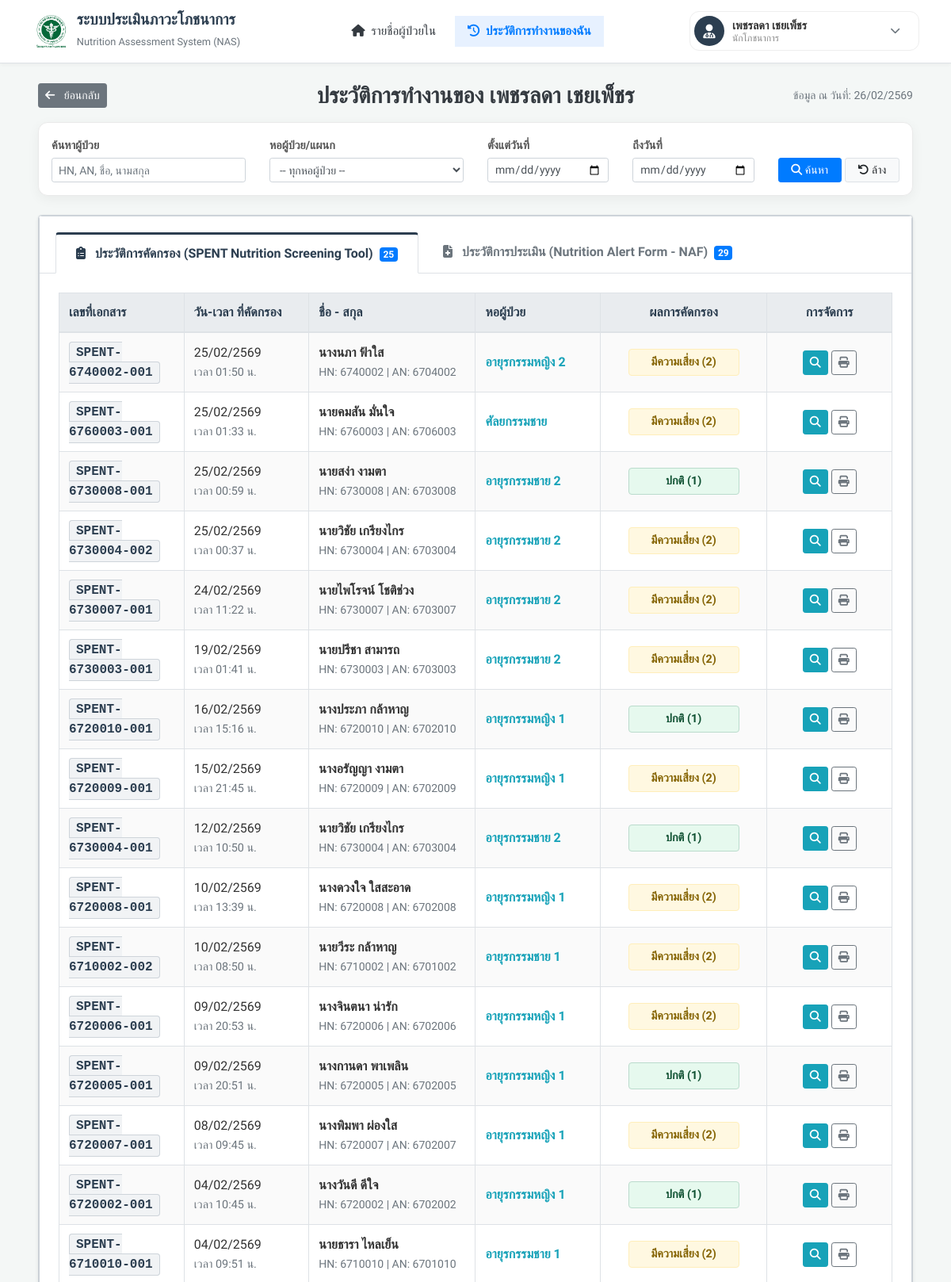
Screenshot of /nutrition_form_history.php (signed in, upper part) with the database file from the repository.
### tables this page shows
CREATE TABLE `nutrition_screening` (
  `nutrition_screening_id` int(11) NOT NULL COMMENT 'รหัสลำดับการคัดกรอง',
  `doc_no` varchar(20) NOT NULL COMMENT 'เลขที่เอกสารการคัดกรอง',
  `admissions_an` varchar(20) NOT NULL COMMENT 'รหัส AN',
  `patient_hn` varchar(20) NOT NULL COMMENT 'รหัส HN',
  `nutritionist_id` int(11) DEFAULT NULL COMMENT 'รหัสผู้ทำการคัดกรอง',
  `nutrition_screening_datetime` datetime NOT NULL COMMENT 'วันและเวลาที่ทำการคัดกรองภาวะโภชนาการ',
  `nutrition_screening_seq` int(11) DEFAULT 1 COMMENT 'ลำดับครั้งที่คัดกรองของการเข้ารับการรักษารอบนี้ ',
  `initial_diagnosis` varchar(255) DEFAULT NULL COMMENT 'การวินิจฉัยโรคเบื้องต้น',
  `present_weight` decimal(5,2) DEFAULT NULL COMMENT 'น้ำหนักตัวปัจจุบัน (กิโลกรัม)',
  `normal_weight` decimal(5,2) DEFAULT NULL COMMENT 'น้ำหนักตัวปกติ (กิโลกรัม)',
  `height` decimal(5,2) DEFAULT NULL COMMENT 'ส่วนสูงของผู้ป่วย (เซนติเมตร)',
  `bmi` decimal(5,2) DEFAULT NULL COMMENT 'ค่าดัชนีมวลกาย (BMI) ที่คำนวณได้',
  `weight_method` varchar(100) DEFAULT NULL COMMENT 'วิธีการที่ได้น้ำหนักมา',
  `q1_weight_loss` int(11) DEFAULT NULL COMMENT 'คะแนนคำถาม Q1: น้ำหนักลดลงโดยไม่ได้ตั้งใจ (1 = ใช่, 0 = ไม่ใช่)',
  `q2_eat_less` int(11) DEFAULT NULL COMMENT 'คะแนนคำถาม Q2: รับประทานอาหารได้น้อยลง (1 = ใช่, 0 = ไม่ใช่)',
  `q3_bmi_abnormal` int(11) DEFAULT NULL COMMENT 'คะแนนคำถาม Q3: BMI ต่ำกว่าเกณฑ์มาตรฐาน (1 = ใช่, 0 = ไม่ใช่)',
  `q4_critical` int(11) DEFAULT NULL COMMENT 'คะแนนคำถาม Q4: ผู้ป่วยมีภาวะวิกฤต (1 = ใช่, 0 = ไม่ใช่)',
  `nutrition_screening_result` varchar(50) DEFAULT NULL COMMENT 'ผลการคัดกรองรวม',
  `notes` text DEFAULT NULL COMMENT 'หมายเหตุหรือข้อมูลเพิ่มเติมจากการคัดกรอง',
  `created_at` datetime DEFAULT current_timestamp() COMMENT 'วันและเวลาที่ข้อมูลคัดกรองถูกบันทึกลงระบบ',
  `screening_status` varchar(50) DEFAULT NULL COMMENT 'สถานะความคืบหน้า (เช่น ปกติ, มีความเสี่ยง, รอทำแบบประเมิน, ประเมินต่อแล้ว)',
  `has_assessment` tinyint(1) DEFAULT 0 COMMENT 'สถานะการทำแบบประเมิน NAF ต่อเนื่อง (1 = มีการทำ NAF แล้ว, 0 = ยังไม่ทำ)',
  `assessment_doc_no` varchar(20) DEFAULT NULL COMMENT 'เลขที่เอกสารแบบประเมิน NAF ที่เชื่อมโยงกับใบนี้'
);

CREATE TABLE `patient` (
  `patient_id` int(11) NOT NULL COMMENT 'รหัสลำดับอ้างอิงข้อมูลผู้ป่วย',
  `patient_hn` varchar(20) NOT NULL COMMENT 'รหัสประจำตัวผู้ป่วย',
  `patient_id_card` varchar(13) DEFAULT NULL COMMENT 'เลขประจำตัวประชาชน 13 หลัก',
  `patient_firstname` varchar(100) NOT NULL COMMENT 'ชื่อจริงผู้ป่วย',
  `patient_lastname` varchar(100) NOT NULL COMMENT 'นามสกุลผู้ป่วย',
  `patient_gender` enum('ชาย','หญิง') DEFAULT NULL COMMENT 'เพศของผู้ป่วย',
  `patient_dob` date DEFAULT NULL COMMENT 'วันเดือนปีเกิดของผู้ป่วย',
  `patient_phone` varchar(20) DEFAULT NULL COMMENT 'เบอร์โทรศัพท์สำหรับติดต่อผู้ป่วยหรือญาติ',
  `patient_drug_allergy` text DEFAULT NULL COMMENT 'ประวัติการแพ้ยา',
  `patient_congenital_disease` text DEFAULT NULL COMMENT 'โรคประจำตัว'
);

CREATE TABLE `ward` (
  `ward_id` int(11) NOT NULL COMMENT 'รหัสลำดับอ้างอิงหอผู้ป่วย',
  `ward_name` varchar(100) NOT NULL COMMENT 'ชื่อหอผู้ป่วย'
);

### nutrition_form_history.php (the view, shortened to what this page needs)
<?php
require_once 'connect_db.php';
$currentPage = basename($_SERVER['PHP_SELF']);
$my_id = $_SESSION['user_id'];
$search     = isset($_GET['search']) ? trim($_GET['search']) : '';
$start_date = isset($_GET['start_date']) ? $_GET['start_date'] : '';
$end_date   = isset($_GET['end_date']) ? $_GET['end_date'] : '';
function thaiDateOfficial($datetime)
{
    $time = strtotime($datetime);
    $day = date('d', $time);
    $month = date('m', $time);
    $year = date('Y', $time) + 543;
    $hour = date('H:i', $time);
    return $day . "/" . $month . "/" . $year . " <br><span class='text-muted' style='font-size:0.9em;'>เวลา " . $hour . " น.</span>";
}
try {
    $sql_spent = "
        SELECT
            ns.*,
            p.patient_firstname,
            p.patient_lastname,
            w.ward_name
        FROM nutrition_screening ns
        JOIN patient p ON ns.patient_hn = p.patient_hn
        LEFT JOIN admissions a ON ns.admissions_an = a.admissions_an
        LEFT JOIN ward w ON a.ward_id = w.ward_id
        WHERE ns.nutritionist_id = :uid
    ";
    $params_spent = [':uid' => $my_id];
    $sql_spent .= " ORDER BY ns.nutrition_screening_datetime DESC";
    $stmt = $conn->prepare($sql_spent);
    $stmt->execute($params_spent);
    $history_spent = $stmt->fetchAll(PDO::FETCH_ASSOC);
    $sql_naf = "
        SELECT
            na.*,
            p.patient_firstname,
            p.patient_lastname,
            w.ward_name
        FROM nutrition_assessment na
        JOIN patient p ON na.patient_hn = p.patient_hn
        LEFT JOIN admissions a ON na.admissions_an = a.admissions_an
        LEFT JOIN ward w ON a.ward_id = w.ward_id
        WHERE na.nutritionist_id = :uid
    ";
    $params_naf = [':uid' => $my_id];
    $sql_naf .= " ORDER BY na.nutrition_assessment_datetime DESC";
    $stmt = $conn->prepare($sql_naf);
    $stmt->execute($params_naf);
    $history_naf = $stmt->fetchAll(PDO::FETCH_ASSOC);
} catch (PDOException $e) {
    error_log("Database Error: " . $e->getMessage());
    $history_spent = [];
    $history_naf = [];
}
?>
<!DOCTYPE html>
<html lang="th">
<head>
    <link rel="stylesheet" href="https://cdnjs.cloudflare.com/ajax/libs/font-awesome/6.4.0/css/all.min.css">
    <link rel="stylesheet" href="https://cdn.jsdelivr.net/npm/bootstrap@4.6.2/dist/css/bootstrap.min.css">
    <link rel="stylesheet" href="css/nutrition_form_history.css">
</head>
<body>
    <nav class="navbar navbar-expand-md navbar-light fixed-top navbar-custom border-bottom">
        <div class="container-fluid px-lg-4">
            <a class="navbar-brand d-flex align-items-center" href="#">
                <img src="img/logo_kph.jpg" class="brand-logo mr-2 d-none d-sm-block" alt="Logo"
                    onerror="this.style.display='none'">
                <div class="brand-text">
                    <h1>ระบบประเมินภาวะโภชนาการ</h1>
                    <small>Nutrition Assessment System (NAS)</small>
                </div>
            </a>
            <ul class="navbar-nav ml-auto align-items-center d-none d-md-flex">
                <li class="nav-item mx-1">
                    <a class="nav-link px-3 <?php echo ($currentPage == 'index.php') ? 'active text-primary' : 'text-dark'; ?>"
                        href="index.php">
                        <i class="fa-solid fa-home mr-1"></i> รายชื่อผู้ป่วยใน
                    </a>
                </li>
                <li class="nav-item mx-1">
                    <a class="nav-link px-3 <?php echo ($currentPage == 'nutrition_form_history.php') ? 'active text-primary' : 'text-dark'; ?>"
                        href="nutrition_form_history.php">
                        <i class="fa-solid fa-clock-rotate-left mr-1"></i> ประวัติการทำงานของฉัน
                    </a>
                </li>
            </ul>
            <ul class="navbar-nav ml-auto">
                <li class="nav-item dropdown">
                    <a class="nav-link p-0" href="#" id="userDropdown" role="button" data-toggle="dropdown"
                        aria-haspopup="true" aria-expanded="false" style="min-width: 290px;">
                        <div class="user-profile-btn">
                            <div class="user-avatar">
                                <i class="fa-solid fa-user-doctor"></i>
                            </div>
                            <div class="user-info d-none d-md-block" style="flex-grow: 1;">
                                <div class="user-name"><?php echo htmlspecialchars($_SESSION['user_name']); ?></div>
                                <div class="user-role"><?php echo htmlspecialchars($_SESSION['user_position']); ?></div>
                            </div>
                            <i class="fa-solid fa-chevron-down text-muted mr-2" style="font-size: 0.8rem;"></i>
                        </div>
                    </a>
                </li>
            </ul>
        </div>
    </nav>
    <div class="container-fluid px-lg-5 mt-4 mb-5">
        <div class="d-flex justify-content-center align-items-center mb-3 position-relative">
            <a href="index.php" class="btn btn-sm btn-secondary position-absolute" style="left: 0;" title="ย้อนกลับ">
                <i class="fas fa-arrow-left mr-2"></i> ย้อนกลับ
            </a>
            <h3 class="text-dark font-weight-bold mb-0">
                ประวัติการทำงานของ <?php echo htmlspecialchars($_SESSION['user_name']); ?>
            </h3>
            <div class="text-muted small position-absolute" style="right: 0;">
                ข้อมูล ณ วันที่: <?php echo date("d/m/") . (date("Y") + 543); ?>
            </div>
        </div>
        <div class="filter-card p-3 mb-4">
            <form method="GET" action="nutrition_form_history.php">
                <div class="row align-items-end">
                    <div class="col-md-3 mb-2 mb-md-0">
                        <label class="filter-label">ค้นหาผู้ป่วย</label>
                        <input type="text" class="form-control form-control-sm" name="search" placeholder="HN, AN, ชื่อ, นามสกุล" value="<?php echo htmlspecialchars($search); ?>">
                    </div>
                    <div class="col-md-3 mb-2 mb-md-0">
                        <label class="filter-label">หอผู้ป่วย/แผนก</label>
                        <select name="ward_id" class="form-control form-control-sm">
                            <option value="">-- ทุกหอผู้ป่วย --</option>
                        </select>
                    </div>
                    <div class="col-md-2 mb-2 mb-md-0">
                        <label class="filter-label">ตั้งแต่วันที่</label>
                        <input type="date" class="form-control form-control-sm" name="start_date" value="<?php echo htmlspecialchars($start_date); ?>">
                    </div>
                    <div class="col-md-2 mb-2 mb-md-0">
                        <label class="filter-label">ถึงวันที่</label>
                        <input type="date" class="form-control form-control-sm" name="end_date" value="<?php echo htmlspecialchars($end_date); ?>">
                    </div>
                    <div class="col-md-2 mb-2 mb-md-0">
                        <label class="filter-label d-none d-md-block">&nbsp;</label>
                        <div class="d-flex">
                            <button type="submit" class="btn btn-sm btn-primary flex-grow-1 mr-1"><i class="fas fa-search"></i> ค้นหา</button>
                            <a href="nutrition_form_history.php" class="btn btn-sm btn-light border flex-grow-1"><i class="fas fa-undo"></i> ล้าง</a>
                        </div>
                    </div>
                </div>
            </form>
        </div>
        <div class="card-formal">
            <div class="card-formal">
                <ul class="nav nav-tabs nav-tabs-formal" id="myTab" role="tablist">
                    <li class="nav-item">
                        <a class="nav-link active" id="spent-tab" data-toggle="tab" href="#spent" role="tab" aria-controls="spent" aria-selected="true">
                            <i class="fas fa-clipboard-list mr-2"></i> ประวัติการคัดกรอง (SPENT Nutrition Screening Tool)
                            <span class="badge badge-primary ml-1"><?php echo count($history_spent); ?></span>
                        </a>
                    </li>
                    <li class="nav-item">
                        <a class="nav-link" id="naf-tab" data-toggle="tab" href="#naf" role="tab" aria-controls="naf" aria-selected="false">
                            <i class="fas fa-file-medical mr-2"></i> ประวัติการประเมิน (Nutrition Alert Form - NAF)
                            <span class="badge badge-primary ml-1"><?php echo count($history_naf); ?></span>
                        </a>
                    </li>
                </ul>
                <div class="tab-content p-4" id="myTabContent">
                    <div class="tab-pane fade show active" id="spent" role="tabpanel" aria-labelledby="spent-tab">
                        <div class="table-responsive">
                            <table class="table table-bordered table-striped table-formal">
                                <thead>
                                    <tr>
                                        <th width="15%">เลขที่เอกสาร</th>
                                        <th width="15%">วัน-เวลา ที่คัดกรอง</th>
                                        <th width="20%">ชื่อ - สกุล</th>
                                        <th width="15%">หอผู้ป่วย</th>
                                        <th width="20%" class="text-center">ผลการคัดกรอง</th>
                                        <th width="15%" class="text-center">การจัดการ</th>
                                    </tr>
                                </thead>
                                <tbody>
                                    <?php if (count($history_spent) > 0): ?>
                                        <?php foreach ($history_spent as $row): ?>
                                            <?php
                                            $score = $row['q1_weight_loss'] + $row['q2_eat_less'] + $row['q3_bmi_abnormal'] + $row['q4_critical'];
                                            $statusClass = ($score >= 2) ? 'status-risk' : 'status-normal';
                                            $statusText = ($score >= 2) ? 'มีความเสี่ยง' : 'ปกติ';
                                            ?>
                                            <tr>
                                                <td class="align-middle"><span class="doc-badge"><?php echo htmlspecialchars($row['doc_no']); ?></span></td>
                                                <td class="align-middle"><?php echo thaiDateOfficial($row['nutrition_screening_datetime']); ?></td>
                                                <td class="align-middle">
                                                    <strong><?php echo htmlspecialchars($row['patient_firstname']) . ' ' . htmlspecialchars($row['patient_lastname']); ?></strong><br>
                                                    <span class="text-muted small">HN: <?php echo htmlspecialchars($row['patient_hn']); ?> | AN: <?php echo htmlspecialchars($row['admissions_an'] ? $row['admissions_an'] : '-'); ?></span>
                                                </td>
                                                <td class="align-middle text-info font-weight-bold">
                                                    <?php echo htmlspecialchars(isset($row['ward_name']) ? $row['ward_name'] : '-'); ?>
                                                </td>
                                                <td class="align-middle text-center">
                                                    <span class="status-label <?php echo $statusClass; ?>">
                                                        <?php echo $statusText; ?> (<?php echo $score; ?>)
                                                    </span>
                                                </td>
                                                <td class="align-middle text-center">
                                                    <a href="nutrition_screening_form_view.php?doc_no=<?php echo htmlspecialchars($row['doc_no']); ?>" target="_blank" class="btn btn-sm btn-info text-white mb-1 mb-xl-0" title="ดูรายละเอียด">
                                                        <i class="fas fa-search"></i>
                                                    </a>
                                                    <a href="nutrition_screening_form_report.php?doc_no=<?php echo htmlspecialchars($row['doc_no']); ?>" target="_blank" class="btn btn-sm btn-outline-secondary" title="สั่งพิมพ์">
                                                        <i class="fas fa-print"></i>
                                                    </a>
                                                </td>
                                            </tr>
                                        <?php endforeach; ?>
                                    <?php else: ?>
                                        <tr>
                                            <td colspan="6" class="text-center py-5 text-muted">-- ไม่พบข้อมูลการคัดกรองตามเงื่อนไข --</td>
                                        </tr>
                                    <?php endif; ?>
                                </tbody>
                            </table>
                        </div>
                    </div>
                </div>
            </div>
        </div>
</body>
</html>

### rows the page displays
nutrition_screening: doc_no "SPENT-6740002-001", nutrition_screening_datetime "25", nutrition_screening_datetime "02", nutrition_screening_datetime "2569", nutrition_screening_datetime "01:50", patient.patient_firstname "นางนภา", patient.patient_lastname "ฟ้าใส", patient_hn "6740002", admissions_an "6704002", ward.ward_name "อายุรกรรมหญิง 2", statusText "มีความเสี่ยง", score "2"
nutrition_screening: doc_no "SPENT-6760003-001", nutrition_screening_datetime "25", nutrition_screening_datetime "02", nutrition_screening_datetime "2569", nutrition_screening_datetime "01:33", patient.patient_firstname "นายคมสัน", patient.patient_lastname "มั่นใจ", patient_hn "6760003", admissions_an "6706003", ward.ward_name "ศัลยกรรมชาย", statusText "มีความเสี่ยง", score "2"
nutrition_screening: doc_no "SPENT-6730008-001", nutrition_screening_datetime "25", nutrition_screening_datetime "02", nutrition_screening_datetime "2569", nutrition_screening_datetime "00:59", patient.patient_firstname "นายสง่า", patient.patient_lastname "งามตา", patient_hn "6730008", admissions_an "6703008", ward.ward_name "อายุรกรรมชาย 2", statusText "ปกติ", q3_bmi_abnormal "1"
nutrition_screening: doc_no "SPENT-6730004-002", nutrition_screening_datetime "25", nutrition_screening_datetime "02", nutrition_screening_datetime "2569", nutrition_screening_datetime "00:37", patient.patient_firstname "นายวิชัย", patient.patient_lastname "เกรียงไกร", patient_hn "6730004", admissions_an "6703004", ward.ward_name "อายุรกรรมชาย 2", statusText "มีความเสี่ยง", score "2"
nutrition_screening: doc_no "SPENT-6730007-001", nutrition_screening_datetime "24", nutrition_screening_datetime "02", nutrition_screening_datetime "2569", nutrition_screening_datetime "11:22", patient.patient_firstname "นายไพโรจน์", patient.patient_lastname "โชติช่วง", patient_hn "6730007", admissions_an "6703007", ward.ward_name "อายุรกรรมชาย 2", statusText "มีความเสี่ยง", score "2"
nutrition_screening: doc_no "SPENT-6730003-001", nutrition_screening_datetime "19", nutrition_screening_datetime "02", nutrition_screening_datetime "2569", nutrition_screening_datetime "01:41", patient.patient_firstname "นายปรีชา", patient.patient_lastname "สามารถ", patient_hn "6730003", admissions_an "6703003", ward.ward_name "อายุรกรรมชาย 2", statusText "มีความเสี่ยง", score "2"
nutrition_screening: doc_no "SPENT-6720010-001", nutrition_screening_datetime "16", nutrition_screening_datetime "02", nutrition_screening_datetime "2569", nutrition_screening_datetime "15:16", patient.patient_firstname "นางประภา", patient.patient_lastname "กล้าหาญ", patient_hn "6720010", admissions_an "6702010", ward.ward_name "อายุรกรรมหญิง 1", statusText "ปกติ", q1_weight_loss "1"
nutrition_screening: doc_no "SPENT-6720009-001", nutrition_screening_datetime "15", nutrition_screening_datetime "02", nutrition_screening_datetime "2569", nutrition_screening_datetime "21:45", patient.patient_firstname "นางอรัญญา", patient.patient_lastname "งามตา", patient_hn "6720009", admissions_an "6702009", ward.ward_name "อายุรกรรมหญิง 1", statusText "มีความเสี่ยง", score "2"
nutrition_screening: doc_no "SPENT-6730004-001", nutrition_screening_datetime "12", nutrition_screening_datetime "02", nutrition_screening_datetime "2569", nutrition_screening_datetime "10:50", patient.patient_firstname "นายวิชัย", patient.patient_lastname "เกรียงไกร", patient_hn "6730004", admissions_an "6703004", ward.ward_name "อายุรกรรมชาย 2", statusText "ปกติ", q3_bmi_abnormal "1"
nutrition_screening: doc_no "SPENT-6720008-001", nutrition_screening_datetime "10", nutrition_screening_datetime "02", nutrition_screening_datetime "2569", nutrition_screening_datetime "13:39", patient.patient_firstname "นางดวงใจ", patient.patient_lastname "ใสสะอาด", patient_hn "6720008", admissions_an "6702008", ward.ward_name "อายุรกรรมหญิง 1", statusText "มีความเสี่ยง", score "2"
nutrition_screening: doc_no "SPENT-6710002-002", nutrition_screening_datetime "10", nutrition_screening_datetime "02", nutrition_screening_datetime "2569", nutrition_screening_datetime "08:50", patient.patient_firstname "นายวีระ", patient.patient_lastname "กล้าหาญ", patient_hn "6710002", admissions_an "6701002", ward.ward_name "อายุรกรรมชาย 1", statusText "มีความเสี่ยง", score "2"
nutrition_screening: doc_no "SPENT-6720006-001", nutrition_screening_datetime "09", nutrition_screening_datetime "02", nutrition_screening_datetime "2569", nutrition_screening_datetime "20:53", patient.patient_firstname "นางจินตนา", patient.patient_lastname "น่ารัก", patient_hn "6720006", admissions_an "6702006", ward.ward_name "อายุรกรรมหญิง 1", statusText "มีความเสี่ยง", score "2"
nutrition_screening: doc_no "SPENT-6720005-001", nutrition_screening_datetime "09", nutrition_screening_datetime "02", nutrition_screening_datetime "2569", nutrition_screening_datetime "20:51", patient.patient_firstname "นางกานดา", patient.patient_lastname "พาเพลิน", patient_hn "6720005", admissions_an "6702005", ward.ward_name "อายุรกรรมหญิง 1", statusText "ปกติ", q1_weight_loss "1"
nutrition_screening: doc_no "SPENT-6720007-001", nutrition_screening_datetime "08", nutrition_screening_datetime "02", nutrition_screening_datetime "2569", nutrition_screening_datetime "09:45", patient.patient_firstname "นางพิมพา", patient.patient_lastname "ผ่องใส", patient_hn "6720007", admissions_an "6702007", ward.ward_name "อายุรกรรมหญิง 1", statusText "มีความเสี่ยง", score "2"
nutrition_screening: doc_no "SPENT-6720002-001", nutrition_screening_datetime "04", nutrition_screening_datetime "02", nutrition_screening_datetime "2569", nutrition_screening_datetime "10:45", patient.patient_firstname "นางวันดี", patient.patient_lastname "ดีใจ", patient_hn "6720002", admissions_an "6702002", ward.ward_name "อายุรกรรมหญิง 1", statusText "ปกติ", q1_weight_loss "1"
nutrition_screening: doc_no "SPENT-6710010-001", nutrition_screening_datetime "04", nutrition_screening_datetime "02", nutrition_screening_datetime "2569", nutrition_screening_datetime "09:51", patient.patient_firstname "นายธารา", patient.patient_lastname "ไหลเย็น", patient_hn "6710010", admissions_an "6701010", ward.ward_name "อายุรกรรมชาย 1", statusText "มีความเสี่ยง", score "2"

### other values shown
$_SESSION['user_name'] "เพชรลดา เชยเพ็ชร"
$_SESSION['user_position'] "นักโภชนาการ"
count($history_spent) "25"
count($history_naf) "29"
